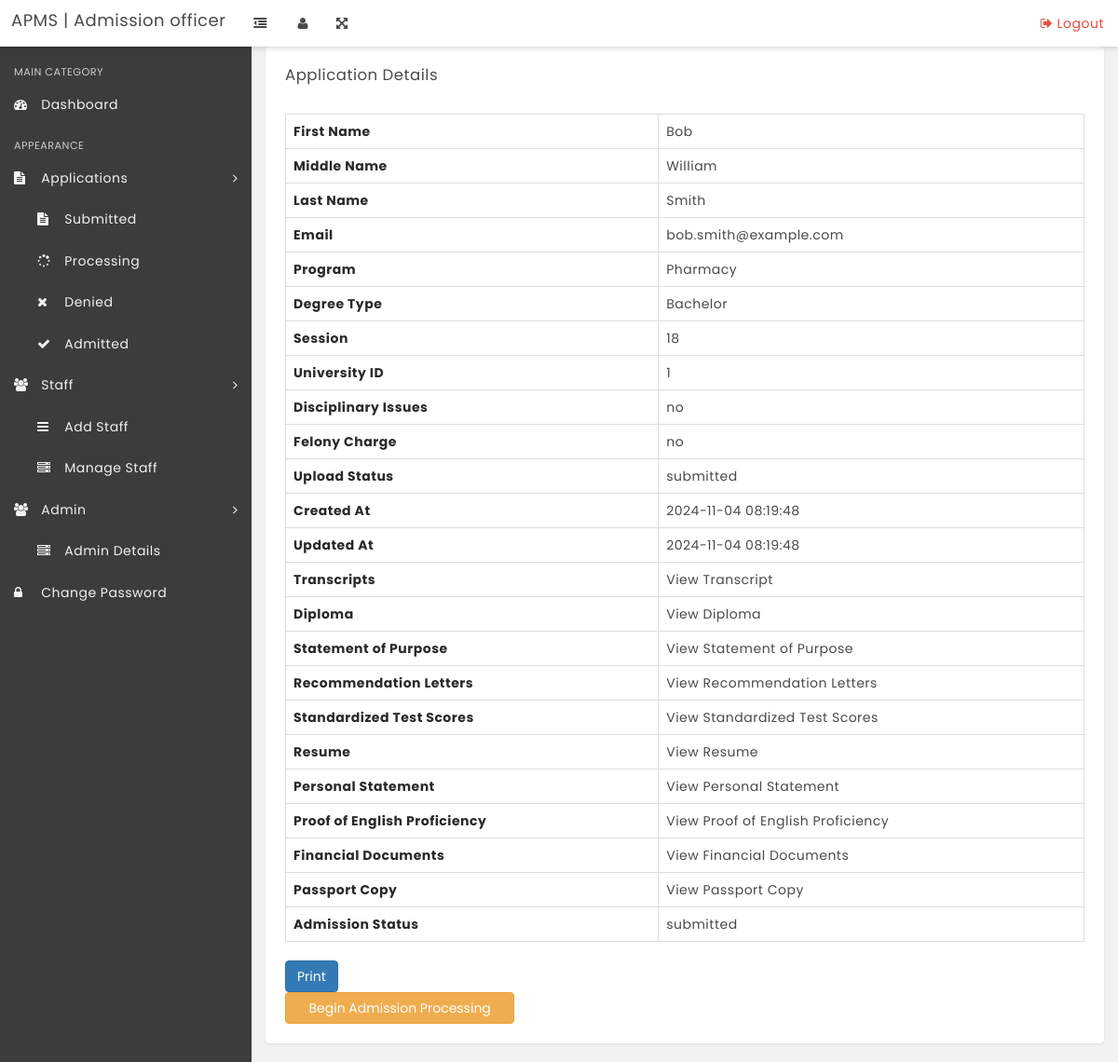
/officer/view-submit.php?id=30 (signed in), run on the app's committed database.
### tables this page shows
CREATE TABLE `tbl_applications` (
  `id` int(11) NOT NULL,
  `applicant_id` int(12) NOT NULL,
  `firstName` varchar(50) NOT NULL,
  `middleName` varchar(50) DEFAULT NULL,
  `lastName` varchar(50) NOT NULL,
  `email` varchar(255) NOT NULL,
  `program` varchar(100) NOT NULL,
  `degreeType` enum('Bachelor','Masters','PhD') NOT NULL,
  `session` varchar(50) NOT NULL,
  `universityId` int(11) NOT NULL,
  `disciplinaryIssues` enum('yes','no') NOT NULL,
  `felonyCharge` enum('yes','no') NOT NULL,
  `created_at` timestamp NOT NULL DEFAULT current_timestamp(),
  `updated_at` timestamp NOT NULL DEFAULT current_timestamp() ON UPDATE current_timestamp(),
  `transcripts` varchar(255) DEFAULT NULL,
  `diploma` varchar(255) DEFAULT NULL,
  `statement_of_purpose` varchar(255) DEFAULT NULL,
  `recommendation_letters` varchar(255) DEFAULT NULL,
  `standardized_test_scores` varchar(255) DEFAULT NULL,
  `resume` varchar(255) DEFAULT NULL,
  `personal_statement` varchar(255) DEFAULT NULL,
  `proof_of_english_proficiency` varchar(255) DEFAULT NULL,
  `financial_documents` varchar(255) DEFAULT NULL,
  `passport_copy` varchar(255) DEFAULT NULL,
  `admissionstatus` enum('submitted','processing','denied','admitted') DEFAULT 'submitted',
  `admissionLetter` varchar(255) NOT NULL
);

### officer/view-submit.php (the view, shortened to what this page needs)
<?php
include('includes/config.php');
if (strlen($_SESSION['ologin']) == "") {
    header("Location: index.php");
} else {
    $id = intval($_GET['id']);
    $sql = "SELECT * FROM tbl_applications WHERE id = :id";
    $query = $dbh->prepare($sql);
    $query->bindParam(':id', $id, PDO::PARAM_INT);
    $query->execute();
    $result = $query->fetch(PDO::FETCH_OBJ);
    if ($query->rowCount() > 0) {
?>
<!DOCTYPE html>
<html lang="en">
<head>
    <link rel="stylesheet" href="css/bootstrap.min.css" media="screen">
    <link rel="stylesheet" href="css/font-awesome.min.css" media="screen">
    <link rel="stylesheet" href="css/animate-css/animate.min.css" media="screen">
    <link rel="stylesheet" href="css/lobipanel/lobipanel.min.css" media="screen">
    <link rel="stylesheet" href="css/prism/prism.css" media="screen">
    <link rel="stylesheet" type="text/css" href="js/DataTables/datatables.min.css"/>
    <link rel="stylesheet" href="css/main.css" media="screen">
</head>
<body class="top-navbar-fixed">
    <div class="main-wrapper">
        <?php include('includes/topbar.php'); ?>
        <div class="content-wrapper">
            <div class="content-container">
                <?php include('includes/leftbar.php'); ?>
                <div class="main-page">
                    <div class="container-fluid">
                        <div class="row">
                            <div class="col-md-12">
                                <div class="panel">
                                    <div class="panel-heading">
                                        <div class="panel-title">
                                            <h5>Application Details</h5>
                                        </div>
                                    </div>
                                    <div class="panel-body p-20">
                                        <table class="table table-bordered">
                                            <tr><th>First Name</th><td><?php echo htmlentities($result->firstName); ?></td></tr>
                                            <tr><th>Middle Name</th><td><?php echo htmlentities($result->middleName); ?></td></tr>
                                            <tr><th>Last Name</th><td><?php echo htmlentities($result->lastName); ?></td></tr>
                                            <tr><th>Email</th><td><?php echo htmlentities($result->email); ?></td></tr>
                                            <tr><th>Program</th><td><?php echo htmlentities($result->program); ?></td></tr>
                                            <tr><th>Degree Type</th><td><?php echo htmlentities($result->degreeType); ?></td></tr>
                                            <tr><th>Session</th><td><?php echo htmlentities($result->session); ?></td></tr>
                                            <tr><th>University ID</th><td><?php echo htmlentities($result->universityId); ?></td></tr>
                                            <tr><th>Disciplinary Issues</th><td><?php echo htmlentities($result->disciplinaryIssues); ?></td></tr>
                                            <tr><th>Felony Charge</th><td><?php echo htmlentities($result->felonyCharge); ?></td></tr>
                                            <tr><th>Upload Status</th><td><?php echo htmlentities($result->admissionstatus); ?></td></tr>
                                            <tr><th>Created At</th><td><?php echo htmlentities($result->created_at); ?></td></tr>
                                            <tr><th>Updated At</th><td><?php echo htmlentities($result->updated_at); ?></td></tr>
                                            <tr><th>Transcripts</th><td><a href="../admission/uploads/<?php echo htmlentities($result->transcripts); ?>" target="_blank">View Transcript</a></td></tr>
<tr><th>Diploma</th><td><a href="../admission/uploads/<?php echo htmlentities($result->diploma); ?>" target="_blank">View Diploma</a></td></tr>
<tr><th>Statement of Purpose</th><td><a href="../admission/uploads/<?php echo htmlentities($result->statement_of_purpose); ?>" target="_blank">View Statement of Purpose</a></td></tr>
<tr><th>Recommendation Letters</th><td><a href="../admission/uploads/<?php echo htmlentities($result->recommendation_letters); ?>" target="_blank">View Recommendation Letters</a></td></tr>
<tr><th>Standardized Test Scores</th><td><a href="../admission/uploads/<?php echo htmlentities($result->standardized_test_scores); ?>" target="_blank">View Standardized Test Scores</a></td></tr>
<tr><th>Resume</th><td><a href="../admission/uploads/<?php echo htmlentities($result->resume); ?>" target="_blank">View Resume</a></td></tr>
<tr><th>Personal Statement</th><td><a href="../admission/uploads/<?php echo htmlentities($result->personal_statement); ?>" target="_blank">View Personal Statement</a></td></tr>
<tr><th>Proof of English Proficiency</th><td><a href="../admission/uploads/<?php echo htmlentities($result->proof_of_english_proficiency); ?>" target="_blank">View Proof of English Proficiency</a></td></tr>
<tr><th>Financial Documents</th><td><a href="../admission/uploads/<?php echo htmlentities($result->financial_documents); ?>" target="_blank">View Financial Documents</a></td></tr>
<tr><th>Passport Copy</th><td><a href="../admission/uploads/<?php echo htmlentities($result->passport_copy); ?>" target="_blank">View Passport Copy</a></td></tr>
<tr><th>Admission Status</th><td><?php echo htmlentities($result->admissionstatus); ?></td></tr>
                                        </table>
                                        <button onclick="window.print()" class="btn btn-primary">Print</button>
                                        <form method="POST">
    <input type="submit" name="process" class="btn btn-warning" value="Begin Admission Processing">
</form>
                                    </div>
                                </div>
                            </div>
                        </div>
                    </div>
                </div>
            </div>
        </div>
    </div>
</body>
</html>
<?php
    }
}
?>

### data on the page
tbl_applications: firstName "Bob", middleName "William", lastName "Smith", email "bob.smith@example.com", program "Pharmacy", degreeType "Bachelor", session "18", universityId "1", disciplinaryIssues "no", felonyCharge "no", admissionstatus "submitted", created_at "2024-11-04 08:19:48", updated_at "2024-11-04 08:19:48"
